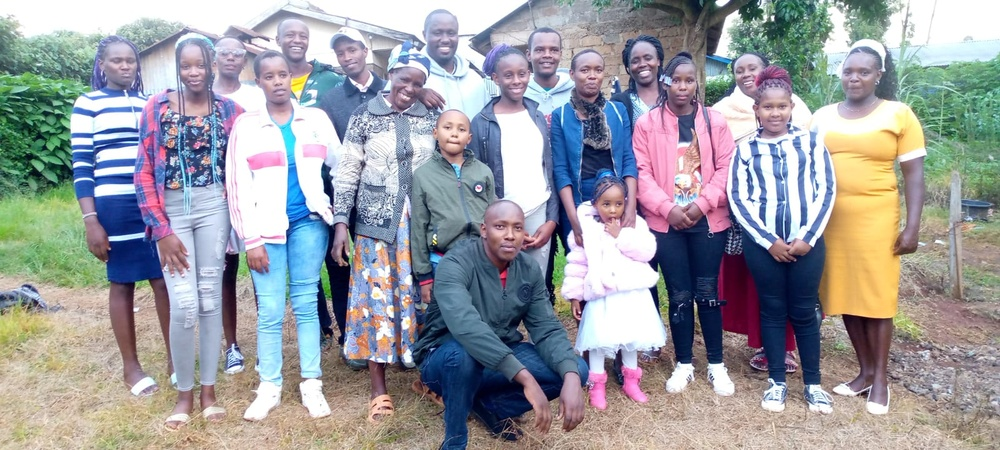
#> input picture test4.jpg, 1000 x 450 px, shrunk from 1600 x 720 before the run
$ python python_app.py
#> lines starting #> are read from the running program, lines starting #| are printed output that depends on the picture; after the words box and inside, x2 and y2 are one past the last pixel; in counts of white or black regions, pixels touching at a corner belong together
import cv2

face_cascade = cv2.CascadeClassifier('haarcascade_frontalface_default.xml')

img = cv2.imread('test4.jpg')
#> img is the input picture: shape (450, 1000, 3); mean B, G, R 160.2, 155.4, 154.3
number_of_people = 0
gray = cv2.cvtColor(img, cv2.COLOR_BGR2GRAY)
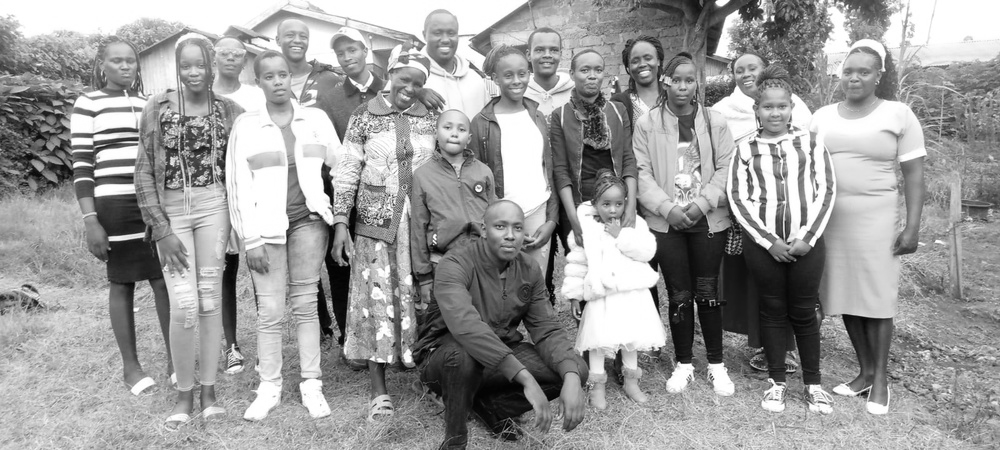
#> gray: shape (450, 1000); min 1, max 255, mean 155.6

faces = face_cascade.detectMultiScale(gray, 1.1, 4)
#> faces = 17 rows, first 6: [667, 67, 33, 33], [281, 23, 31, 31], [107, 47, 34, 34], [574, 57, 34, 34], [527, 34, 38, 38], [625, 44, 36, 36]

for (x, y, w, h) in faces:
    cv2.rectangle(img, (x, y), (x + w, y + h), (255, 0, 0), 2)
    number_of_people = number_of_people + 1
#> this loop made 17 passes
#> (x, y, w, h) on passes 1 to 12: (667, 67, 33, 33), (281, 23, 31, 31), (107, 47, 34, 34), (574, 57, 34, 34), (527, 34, 38, 38), (625, 44, 36, 36), (731, 57, 32, 32), (254, 57, 48, 48), (496, 60, 38, 38), (434, 112, 41, 41), (172, 50, 42, 42), (835, 56, 42, 42)
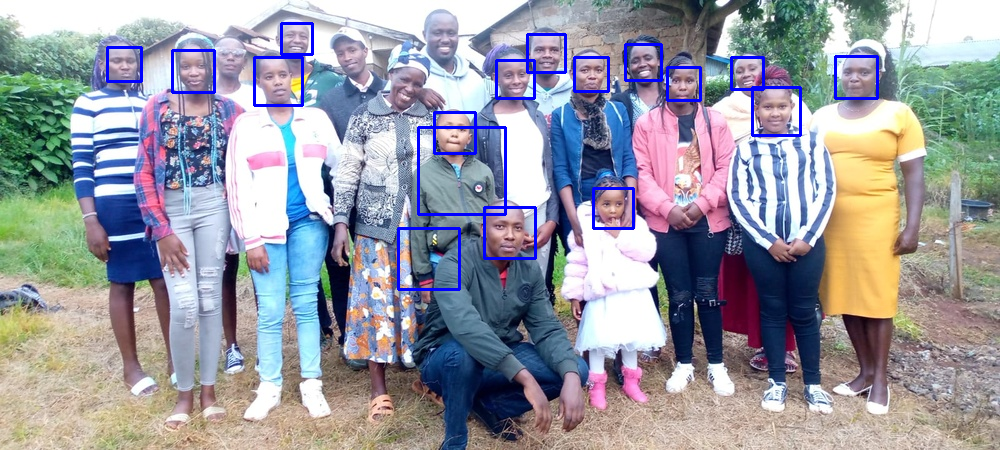
#> img: shape (450, 1000, 3); 1.93% of pixels changed, all inside (x1, y1, x2, y2) = (106, 22, 879, 291)
#> after the loop, number_of_people = 17

print("Number of faces detected: ", number_of_people)
#| Number of faces detected:  17
cv2.imshow('img', img)
cv2.waitKey()

#> (the run stopped early here; a loop or call above may not have finished)
